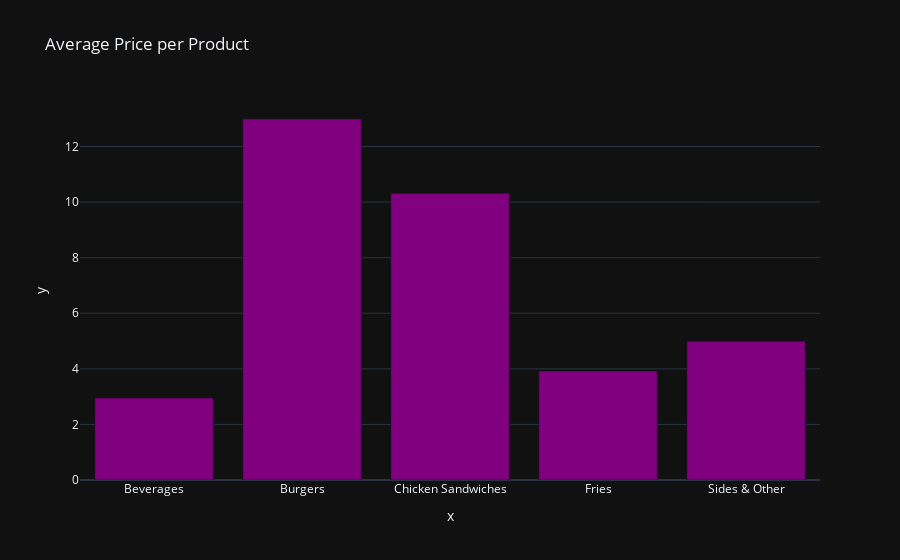

Write notebook code for a chart like this one.
### Code cell
avg_price = df.groupby('Product')['Price per unit'].mean()
fig_price = px.bar(avg_price, x=avg_price.index, y=avg_price.values,title='Average Price per Product', color_discrete_sequence=['Purple'])
fig_price.show()

### Figure 1 — Plotly figure (JSON) as saved in the notebook; plotly's stock layout.template omitted (floating-point values rounded to 4 significant figures)
{"data": [{"hovertemplate": "x=%{x}<br>y=%{y}<extra></extra>", "legendgroup": "", "marker": {"color": "Purple", "pattern": {"shape": ""}}, "name": "", "orientation": "v", "showlegend": false, "textposition": "auto", "x": ["Beverages", "Burgers", "Chicken Sandwiches", "Fries", "Sides & Other"], "xaxis": "x", "y": [2.95, 12.99, 10.32, 3.922, 4.99], "yaxis": "y", "type": "bar"}], "layout": {"xaxis": {"anchor": "y", "domain": [0.0, 1.0], "title": {"text": "x"}}, "yaxis": {"anchor": "x", "domain": [0.0, 1.0], "title": {"text": "y"}}, "legend": {"tracegroupgap": 0}, "title": {"text": "Average Price per Product"}, "barmode": "relative"}}
